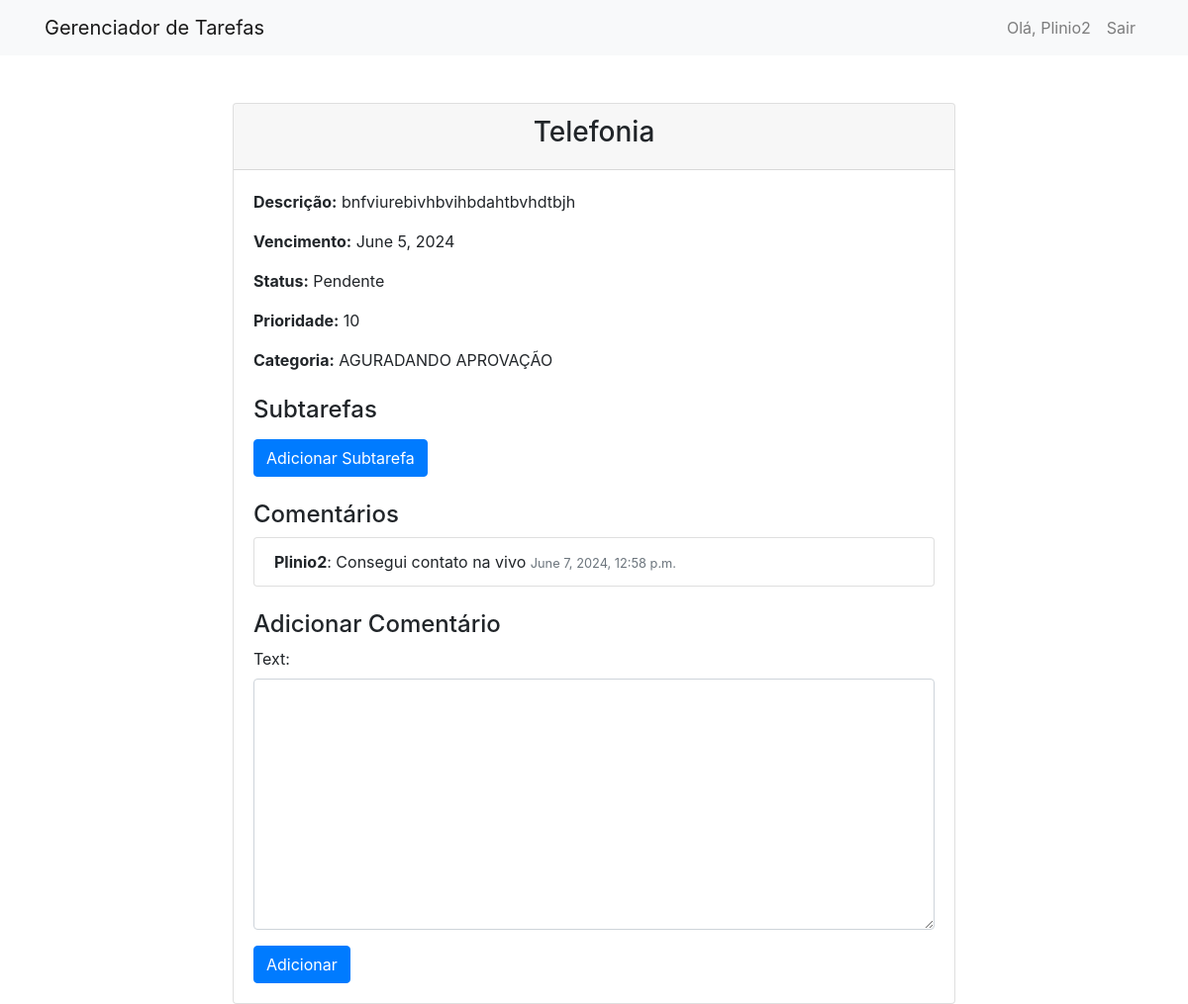
Screenshot of /tasks/10/ (signed in) with the database file from the repository.
### tasks/models.py (models this page shows, shortened)
class Task(models.Model):
    STATUS_CHOICES = [
        ('P', 'Pendente'),
        ('E', 'Em andamento'),
        ('C', 'Concluída'),
    ]
    user = models.ForeignKey(User, on_delete=models.CASCADE)
    title = models.CharField(max_length=100)
    description = models.TextField()
    due_date = models.DateField()
    priority = models.IntegerField()
    status = models.CharField(max_length=1, choices=STATUS_CHOICES, default='P')
    category = models.ForeignKey('Category', on_delete=models.SET_NULL, null=True, blank=True)
    parent_task = models.ForeignKey('self', on_delete=models.CASCADE, null=True, blank=True, related_name='subtasks')

class Category(models.Model):
    name = models.CharField(max_length=100)

class Comment(models.Model):
    task = models.ForeignKey(Task, on_delete=models.CASCADE, related_name='comments')
    user = models.ForeignKey(User, on_delete=models.CASCADE)
    text = models.TextField()
    created_at = models.DateTimeField(auto_now_add=True)

### tasks/views.py (the view)
# urls.py: path('<int:pk>/', views.task_detail, name='task_detail'),
@login_required
def task_detail(request, pk):
    task = get_object_or_404(Task, pk=pk, user=request.user)
    if request.method == 'POST':
        comment_form = CommentForm(request.POST)
        if comment_form.is_valid():
            comment = comment_form.save(commit=False)
            comment.task = task
            comment.user = request.user
            comment.save()
            return redirect('task_detail', pk=task.pk)
    else:
        comment_form = CommentForm()
    return render(request, 'tasks/task_detail.html', {'task': task, 'comment_form': comment_form})

### tasks/forms.py
class CommentForm(forms.ModelForm):
    class Meta:
        model = Comment
        fields = ['text']
        widgets = {
            'text': forms.Textarea(attrs={'class': 'form-control'}),
        }

### tasks/templates/tasks/task_detail.html (shortened to what this page needs)
{% extends "base.html" %}
{% block content %}
<div class="row justify-content-center">
    <div class="col-md-8">
        <div class="card">
            <div class="card-header">
                <h3 class="text-center">{{ task.title }}</h3>
            </div>
            <div class="card-body">
                <p><strong>Descrição:</strong> {{ task.description }}</p>
                <p><strong>Vencimento:</strong> {{ task.due_date }}</p>
                <p><strong>Status:</strong> {{ task.get_status_display }}</p>
                <p><strong>Prioridade:</strong> {{ task.priority }}</p>
                <p><strong>Categoria:</strong> {{ task.category.name }}</p>
                <h4 class="mt-4">Subtarefas</h4>
                <a href="{% url 'task_create' %}?parent_task={{ task.pk }}" class="btn btn-primary mt-2">Adicionar Subtarefa</a>
                <h4 class="mt-4">Comentários</h4>
                <ul class="list-group">
                    {% for comment in task.comments.all %}
                    <li class="list-group-item">
                        <strong>{{ comment.user.username }}</strong>: {{ comment.text }} <small class="text-muted">{{ comment.created_at }}</small>
                    </li>
                    {% endfor %}
                </ul>
                <h4 class="mt-4">Adicionar Comentário</h4>
                <form method="post" class="mt-2">
                    {{ comment_form.as_p }}
                    <button type="submit" class="btn btn-primary">Adicionar</button>
                </form>
            </div>
        </div>
    </div>
</div>
{% endblock %}

### tasks/templates/base.html (shortened to what this page needs)
<!DOCTYPE html>
<html>
<head>
    <link href="https://maxcdn.bootstrapcdn.com/bootstrap/4.5.2/css/bootstrap.min.css" rel="stylesheet">
</head>
<body>
    <nav class="navbar navbar-expand-lg navbar-light bg-light fixed-top">
        <div class="container">
            <a class="navbar-brand" href="{% url 'task_list' %}">Gerenciador de Tarefas</a>
            <div class="collapse navbar-collapse" id="navbarResponsive">
                <ul class="navbar-nav ml-auto">
                    {% if user.is_authenticated %}
                        <li class="nav-item">
                            <a class="nav-link" href="#">Olá, {{ user.username }}</a>
                        </li>
                        <li class="nav-item">
                            <a class="nav-link" href="{% url 'logout' %}">Sair</a>
                        </li>
                    {% endif %}
                </ul>
            </div>
        </div>
    </nav>
    <div class="container mt-5">
        {% block content %}
        {% endblock %}
    </div>
</body>
</html>

### tasks/templates/base.html (style rules this page uses)
body { padding-top: 56px; }

### rows the page displays
Task: title "Telefonia", description "bnfviurebivhbvihbdahtbvhdtbjh", due_date "June 5, 2024", status "Pendente", priority "10", category.name "AGURADANDO APROVAÇÃO"
Comment: user.username "Plinio2", text "Consegui contato na vivo", created_at "June 7, 2024, 12:58 p.m."

### other values shown
{{ user.username }} "Plinio2"
